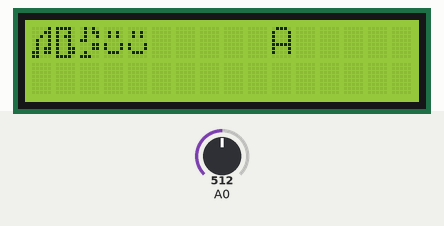
Bench run of a sketch on a simulated Arduino Uno, built with avr-gcc and run on an emulated ATmega328P. Shown: 16×2 character LCD. The inputs (shaded band) are chosen by the test bench; at power-on: A0 = 512.

Above: at 3.28 s.
3.3 s: A0 set to 165
At 3.49 s:
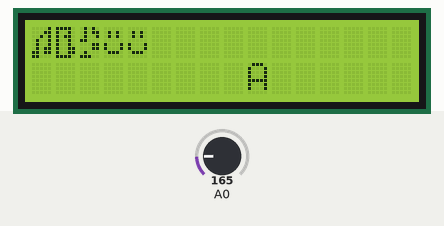
5.1 s: A0 set to 306
At 5.28 s:
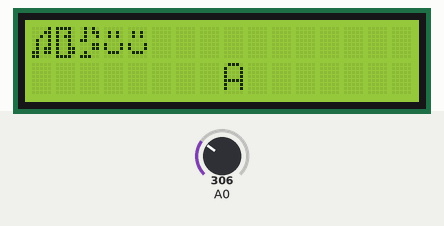
6.7 s: A0 set to 122
At 6.86 s:
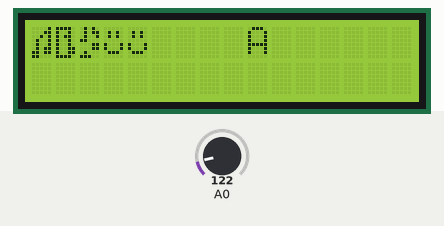
8.7 s: A0 set to 281
10.2 s: A0 set to 308
At 10.54 s:
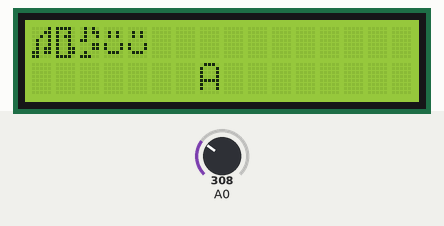

The sketch:

menuLCD.ino
```cpp
#include <LiquidCrystal.h>
LiquidCrystal lcd(8, 9, 4, 5, 6, 7);

//https://maxpromer.github.io/LCD-Character-Creator/
//YOU CAN CREATE AND ADD YOUR CUSTOM MENU ITEMS OR CHARACTER

byte selectedByte[] = {
  B01010,
  B01011,
  B01001,
  B11000,
  B00011,
  B00011,
  B01000,
  B11100
};

byte music[] = {
  B00001,
  B00011,
  B00101,
  B01001,
  B01001,
  B01011,
  B11011,
  B11000
};

byte bird[] = {
  B11110,
  B10010,
  B10110,
  B10010,
  B10010,
  B10011,
  B10011,
  B11110
};

byte tetris[] = {
  B01010,
  B01011,
  B01001,
  B11000,
  B00011,
  B00011,
  B01000,
  B11100
};

byte smile[] = {
  B00000,
  B01010,
  B01010,
  B00000,
  B10001,
  B10001,
  B01110,
  B00000
};

////////////////////////////////////////////
int menuItem;      //variablessssss

int btnRead;

int btn;
//1-select 2-left 3-down 4-up 5-right 0-none

bool mainMenu;

bool isThereItem;


////////////////////////////////////////////
void analogRED(){
  btnRead=analogRead(A0);
  if(btnRead>1000){btn=0;}
  if(btnRead<700){btn=1;}
  if(btnRead<550){btn=2;}
  if(btnRead<300){btn=3;}
  if(btnRead<175){btn=4;}
  if(65>btnRead){btn=5;}

}


////////////////////////////////////////////
//NEW ITEMS(CHARACTERS) SHOULD BE ADD THIS
//FUNCTION WITH ELSE IF CONDITION
void selected(){
  isThereItem=true;
  if(menuItem==0){
    for(int i=0;i<8;i++){
      selectedByte[i]=~music[i];
    }
  }
  else if(menuItem==1){
    for(int i=0;i<8;i++){
      selectedByte[i]=~bird[i];
    }
  }
  else if(menuItem==2){
    for(int i=0;i<8;i++){
      selectedByte[i]=~tetris[i];
    }
  }
  else if(menuItem==3){
    for(int i=0;i<8;i++){
      selectedByte[i]=~smile[i];
    }
  }
  else if(menuItem==4){
    for(int i=0;i<8;i++){
      selectedByte[i]=~smile[i];
    }
  }
  else{
    isThereItem=false;
  }
  lcd.createChar(1,selectedByte);
  if(menuItem>15){
    lcd.setCursor(menuItem-16,1);
    if(isThereItem==false){
      lcd.print("A");
    }
    else{
      lcd.write(1);
    }
  }
  lcd.setCursor(menuItem,0);
  if(isThereItem==false){
    lcd.print("A");
  }
  else{
    lcd.write(1);
  }
}


////////////////////////////////////////////////////////////////////////////////////////////
void setup() {
  lcd.begin(16,2);
  mainMenu=true;
  menuItem=5;


/////AREA WHICH NEW CHARACTERS ADDED
  lcd.createChar(2,music);
  lcd.createChar(3,bird);
  lcd.createChar(4,tetris);
  lcd.createChar(5,smile);
  lcd.createChar(6,smile);///!!!!!!!!! ITEM AMOUNT

  lcd.setCursor(0,0);
  lcd.print("ASCII the SAINT");
  lcd.setCursor(0,1);
  lcd.print("Initializing xD");
  delay(2000);
}


////////////////////////////////////////////////////////////////////////////////////////////
void loop() {
  analogRED();

  //////////////////////////MAIN MENU//////////////////////
  if(mainMenu==true){
    lcd.clear();

    for(int i=1;i<6;i++){////// MAX i MUST BE CHANGED ACCORDING TO ITEM AMOUNT
    lcd.setCursor(i-1,0);
    lcd.write(i+1);
    }

    /*
     * for(int i=0;i<16;i++){ //SECOND COLUMN FOR MORE ITEMS
     * lcd.setCursor(1,i);
     * lcd.write(i+17);
     * }
     */

     selected();

     if(btn==1){ //select
      mainMenu=false;
     }
     else if(btn==2){ //left
      if(menuItem==16){
        menuItem=31;
        return;
      }
      menuItem--;
      if(menuItem<0){
        menuItem=15;
      }
     }
     else if(btn==3){ //down
      menuItem+=16;
      if(menuItem>31){
        menuItem-=32;
      }
     }
     else if(btn==4){ //up
      menuItem-=16;
      if(menuItem<0){
        menuItem+=32;
      }
     }
     else if(btn==5){ //right
      if(menuItem==15){
        menuItem=0;
        return;
      }
      menuItem++;
      if(menuItem>31){
        menuItem=16;
      }
     }

     delay(100);
     return;
  }


  else if(mainMenu==false&&menuItem==0){
    lcd.clear();
    lcd.home();
    lcd.print("Music");
    if(btn==2){
      mainMenu=true;
    }
    delay(100);
  }
  else if(mainMenu==false&&menuItem==1){
    lcd.clear();
    lcd.home();
    lcd.print("Bird");
    if(btn==2){
      mainMenu=true;
    }
    delay(100);
  }
  else if(mainMenu==false&&menuItem==2){
    lcd.clear();
    lcd.home();
    lcd.print("Tetris");
    if(btn==2){
      mainMenu=true;
    }
    delay(100);
  }
  else if(mainMenu==false&&menuItem==3){
    lcd.clear();
    lcd.home();
    lcd.print("Smile");
    if(btn==2){
      mainMenu=true;
    }
    delay(100);
  }
  else if(mainMenu==false&&menuItem==4){
    lcd.clear();
    lcd.home();
    lcd.print("Smile");
    if(btn==2){
      mainMenu=true;
    }
    delay(100);
  }


}
```

Measured:
- the behaviour switches between 299 and 300 on A0 (found by bisection; images 3 and 4)
- after the input at 3.3 s, the display: first differs from a run without the input after 0.14 s (image 1)
- after the input at 5.1 s, the display: first differs from a run without the input after 0.13 s (image 2)
- after the input at 6.7 s, the display: first differs from a run without the input after 0.11 s (image 3)
- after the input at 10.2 s, the display: first differs from a run without the input after 0.18 s (image 4 shows a later state)
